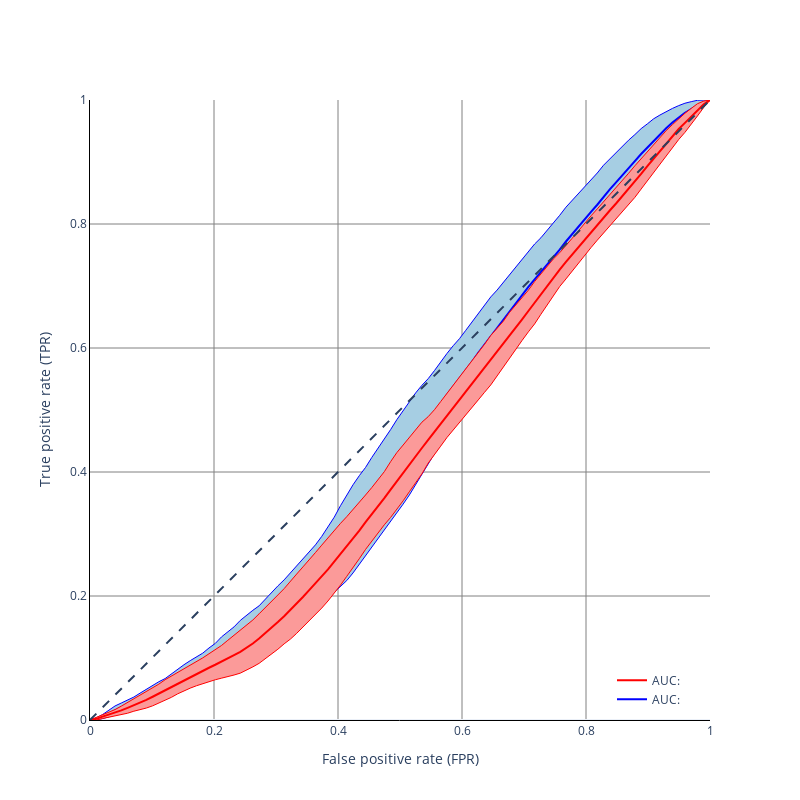

This figure's notebook cell:
### Code cell
fpr_mean = np.linspace(0, 1, 100)
interp_tprs = {i: np.zeros((len(pickle_files),100)) for i in protected_variables['SEX']}
for i in range(len(pickle_files)):
    file = open(pickle_files[i], 'rb')
    data = pickle.load(file)

    fpr_male = data['SEX_fpr']['male']
    tpr_male = data['SEX_tpr']['male']
    fpr_female = data['SEX_fpr']['female']
    tpr_female = data['SEX_tpr']['female']

    interp_tpr_male = np.interp(fpr_mean, fpr_male, tpr_male)
    interp_tpr_male[0] = 0.0
    interp_tprs['male'][i,:]= interp_tpr_male
    interp_tpr_female = np.interp(fpr_mean, fpr_female, tpr_female)
    interp_tpr_female[0] = 0.0
    interp_tprs['female'][i,:]= interp_tpr_female

tpr_mean_male = np.mean(interp_tprs['male'], axis=0)
tpr_mean_male[-1] = 1.0
tpr_std_male = 2 * np.std(interp_tprs['male'], axis=0)
tpr_upper_male = np.clip(tpr_mean_male + tpr_std_male, 0, 1)
tpr_lower_male = tpr_mean_male - tpr_std_male

tpr_mean_female = np.mean(interp_tprs['female'], axis=0)
tpr_mean_female[-1] = 1.0
tpr_std_female = 2 * np.std(interp_tprs['female'], axis=0)
tpr_upper_female = np.clip(tpr_mean_female + tpr_std_female, 0, 1)
tpr_lower_female = tpr_mean_female - tpr_std_female

# sex variable figure
fig = go.Figure([
    go.Scatter(
        x=fpr_mean,
        y=tpr_upper_male,
        line=dict(color='blue', width=1),
        hoverinfo="skip",
        showlegend=False,
        name='upper'),
    go.Scatter(
        x=fpr_mean,
        y=tpr_lower_male,
        fill='tonexty',
        fillcolor="rgb(166,206,227)",
        line=dict(color='blue', width=1),
        hoverinfo="skip",
        showlegend=False,
        name='lower'),
    go.Scatter(
        x=fpr_mean,
        y=tpr_mean_male,
        line=dict(color='blue', width=2),
        hoverinfo="skip",
        showlegend=True,
        name=f'AUC: '),

    go.Scatter(
        x=fpr_mean,
        y=tpr_upper_female,
        line=dict(color='red', width=1),
        hoverinfo="skip",
        showlegend=False,
        name='upper'),
    go.Scatter(
        x=fpr_mean,
        y=tpr_lower_female,
        fill='tonexty',
        fillcolor="rgb(251,154,153)",
        line=dict(color='red', width=1),
        hoverinfo="skip",
        showlegend=False,
        name='lower'),
    go.Scatter(
        x=fpr_mean,
        y=tpr_mean_female,
        line=dict(color='red', width=2),
        hoverinfo="skip",
        showlegend=True,
        name=f'AUC: ')
])
fig.add_shape(
    type='line',
    line=dict(dash='dash'),
    x0=0, x1=1, y0=0, y1=1
)
fig.update_layout(
    template='plotly_white',
    title_x=0.5,
    xaxis_title="False positive rate (FPR)",
    yaxis_title="True positive rate (TPR)",
    width=800,
    height=800,
    legend=dict(
        yanchor="bottom",
        xanchor="right",
        x=0.95,
        y=0.01,
    )
)
fig.update_yaxes(
    range=[0, 1],
    gridcolor='gray',
    scaleanchor="x",
    scaleratio=1,
    linecolor='black')
fig.update_xaxes(
    range=[0, 1],
    gridcolor='gray',
    constrain='domain',
    linecolor='black')
